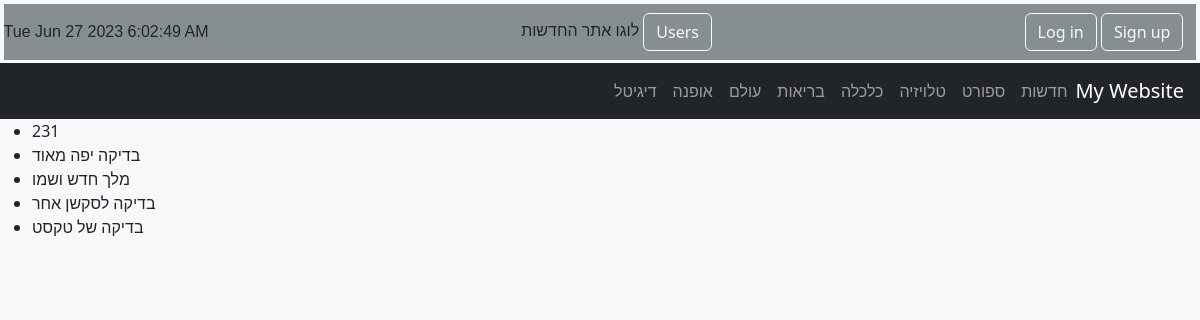
Screenshot of /sport with the database file from the repository.
### my_app/models.py (models this page shows, shortened)
class Post(models.Model):
    title = models.CharField(max_length=155)
    body = models.TextField(max_length=9999)
    writer = models
    CATEGORY_CHOICES = [
        ("news", "חדשות"),
        ("sport", "ספורט"),
        ("television", "טלויזיה"),
        ("economy", "כלכלה"),
        ("health", "בריאות"),
        ("worldwide", "עולם"),
        ("fasion", "אופנה"),
        ("digital", "דיגיטל"),
    ]
    category = models.CharField(max_length=20, choices=CATEGORY_CHOICES)
    post_date_time = models.DateTimeField(auto_now_add=True, editable=False)
    writer = models.ForeignKey(CustomUser, on_delete=models.CASCADE)

### my_app/views.py (the view)
# urls.py: path('sport', views.serve_sport, name='sport'),
def serve_sport(request):
    articles = Post.objects.filter(category='sport')
    return render(request=request, template_name='my_app/sport.html', context={"articles":articles})

### my_app/templates/my_app/sport.html
{% extends 'my_app/base.html' %}
{% load static %}
{% block content %}
<ul>
{% for article in articles %}
<li onclick="window.alert(`{{article.category}}`)">
    {{article.title}}
    </li>
{%endfor%}
</ul>
{% endblock content %}

### rows the page displays
Post: title "231"
Post: title "בדיקה יפה מאוד"
Post: title "מלך חדש ושמו"
Post: title "בדיקה לסקשן אחר"
Post: title "בדיקה של טקסט"
